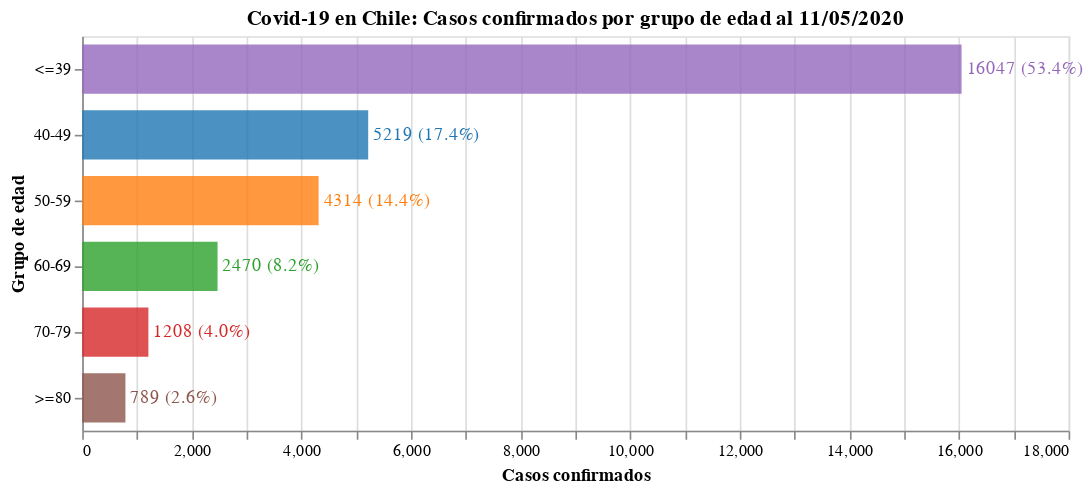

Notebook cell for this chart:
### Code cell
#hide_input
bars = alt.Chart(cases.reset_index()).mark_bar(opacity=0.8, size=30).encode(
    x = alt.X('Casos confirmados'),
    y = alt.Y('Grupo de edad', sort=['<=39', '40-49', '50-59', '60-69', '70-79', '>=80']),
    tooltip = ['Grupo de edad', 'Casos confirmados', 'Porcentaje'],
    color = alt.Color('Grupo de edad', scale=alt.Scale(scheme='category10'), legend=None),
    order = alt.Order('index:O')
)

text = bars.mark_text(
    align='left',
    baseline='middle',
    dx=3  # Nudges text to right so it doesn't appear on top of the bar
).encode(
    text=alt.Text('Texto')
)

bars.properties(
    title = f"Covid-19 en Chile: Casos confirmados por grupo de edad al {pd.to_datetime(today).strftime('%d/%m/%Y')}",
    width = 600,
    height = alt.Step(40)
) + text

### Figure 1 — Vega-Lite specification as saved in the notebook (floating-point values rounded to 4 significant figures)
{"config": {"view": {"continuousWidth": 400, "continuousHeight": 300}}, "layer": [{"mark": {"type": "bar", "opacity": 0.8, "size": 30}, "encoding": {"color": {"type": "nominal", "field": "Grupo de edad", "legend": null, "scale": {"scheme": "category10"}}, "order": {"type": "ordinal", "field": "index"}, "tooltip": [{"type": "nominal", "field": "Grupo de edad"}, {"type": "quantitative", "field": "Casos confirmados"}, {"type": "quantitative", "field": "Porcentaje"}], "x": {"type": "quantitative", "field": "Casos confirmados"}, "y": {"type": "nominal", "field": "Grupo de edad", "sort": ["<=39", "40-49", "50-59", "60-69", "70-79", ">=80"]}}, "height": {"step": 40}, "title": "Covid-19 en Chile: Casos confirmados por grupo de edad al 11/05/2020", "width": 600}, {"mark": {"type": "text", "align": "left", "baseline": "middle", "dx": 3}, "encoding": {"color": {"type": "nominal", "field": "Grupo de edad", "legend": null, "scale": {"scheme": "category10"}}, "order": {"type": "ordinal", "field": "index"}, "text": {"type": "nominal", "field": "Texto"}, "tooltip": [{"type": "nominal", "field": "Grupo de edad"}, {"type": "quantitative", "field": "Casos confirmados"}, {"type": "quantitative", "field": "Porcentaje"}], "x": {"type": "quantitative", "field": "Casos confirmados"}, "y": {"type": "nominal", "field": "Grupo de edad", "sort": ["<=39", "40-49", "50-59", "60-69", "70-79", ">=80"]}}}], "data": {"name": "data-ce3b6a8ebbb702743da75ce2414c1f6a"}, "$schema": "https://vega.github.io/schema/vega-lite/v4.8.1.json", "datasets": {"data-ce3b6a8ebbb702743da75ce2414c1f6a": [{"index": 0, "Grupo de edad": "<=39", "Casos confirmados": 16047, "Porcentaje": 53.4, "Texto": "16047 (53.4%)"}, {"index": 1, "Grupo de edad": "40-49", "Casos confirmados": 5219, "Porcentaje": 17.4, "Texto": "5219 (17.4%)"}, {"index": 2, "Grupo de edad": "50-59", "Casos confirmados": 4314, "Porcentaje": 14.4, "Texto": "4314 (14.4%)"}, {"index": 3, "Grupo de edad": "60-69", "Casos confirmados": 2470, "Porcentaje": 8.2, "Texto": "2470 (8.2%)"}, {"index": 4, "Grupo de edad": "70-79", "Casos confirmados": 1208, "Porcentaje": 4.0, "Texto": "1208 (4.0%)"}, {"index": 5, "Grupo de edad": ">=80", "Casos confirmados": 789, "Porcentaje": 2.6, "Texto": "789 (2.6%)"}]}}
